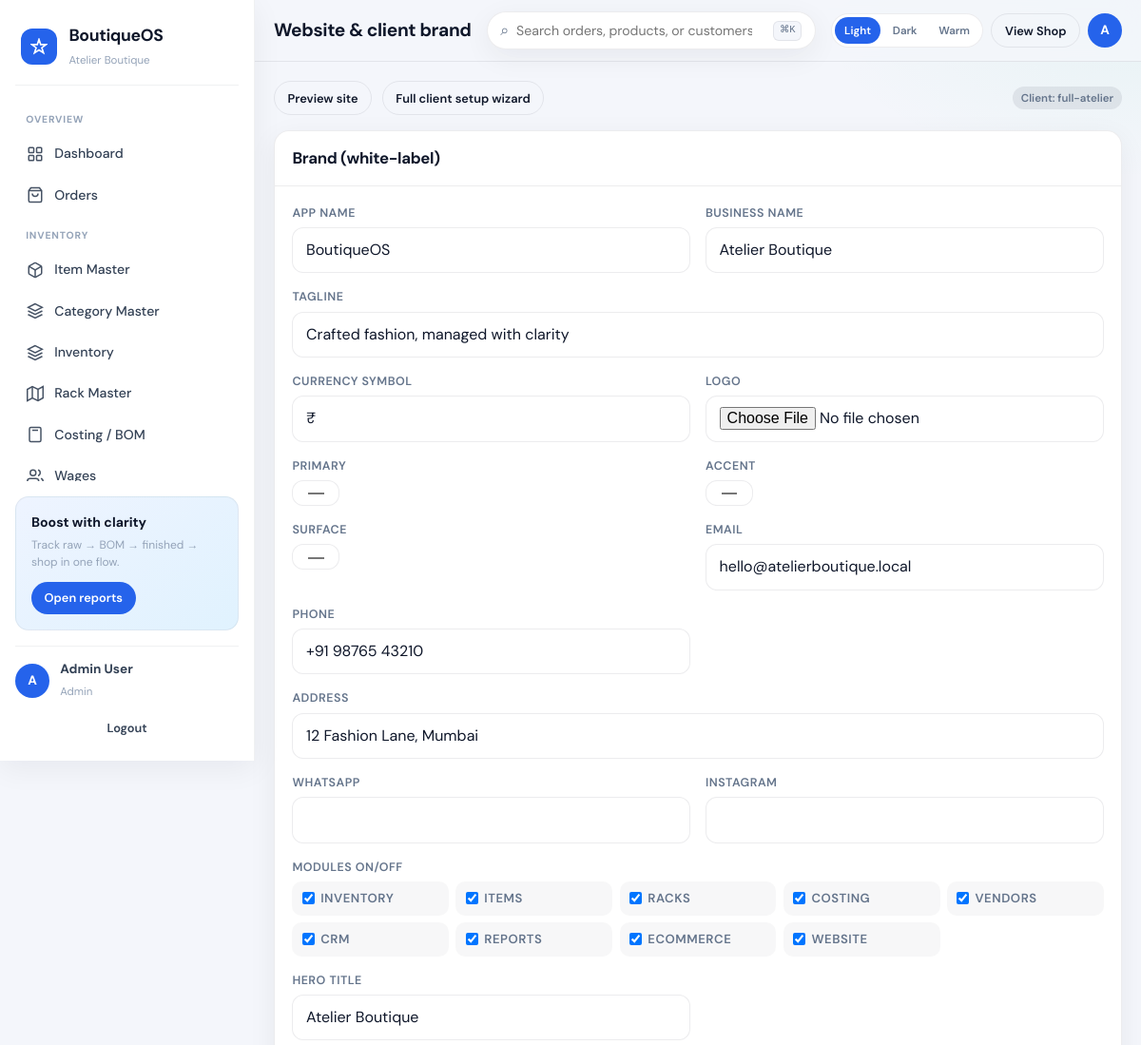
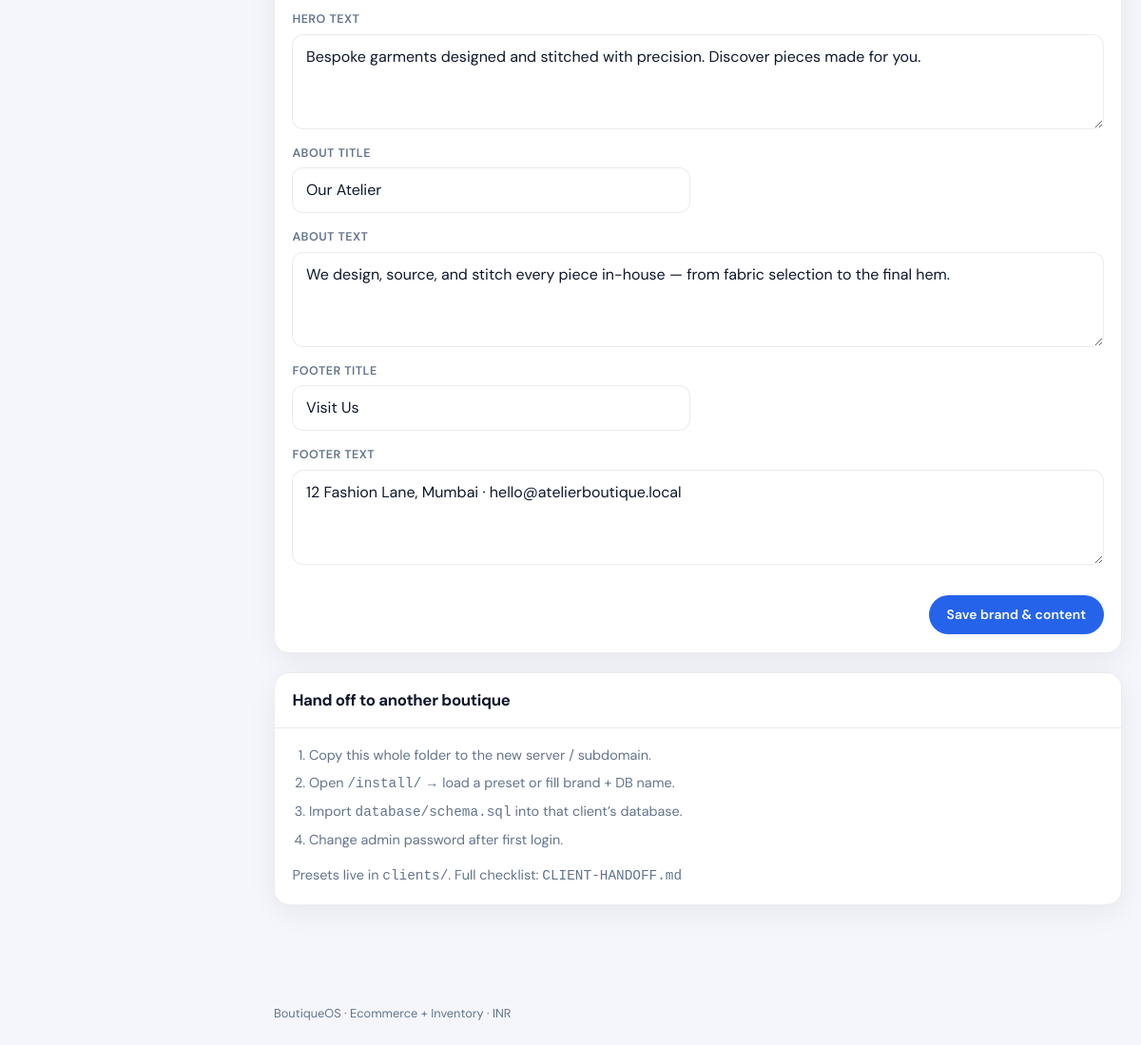
The app's page /admin/website.php (signed in) with its own data (2 pictures, top to bottom).
### tables this page shows
CREATE TABLE site_content (
  id INT UNSIGNED AUTO_INCREMENT PRIMARY KEY,
  section_key VARCHAR(80) NOT NULL UNIQUE,
  title VARCHAR(200) DEFAULT NULL,
  body TEXT,
  image VARCHAR(255) DEFAULT NULL,
  meta JSON DEFAULT NULL,
  updated_at TIMESTAMP DEFAULT CURRENT_TIMESTAMP ON UPDATE CURRENT_TIMESTAMP
);

### config/bootstrap.php (called while the page is built, shortened)
<?php
require_once ROOT_PATH . '/config/platform.php';
function app_base_url(): string {
    static $base = null;
    if ($base !== null) return $base;
    $script = $_SERVER['SCRIPT_NAME'] ?? '';
    $dir = str_replace('\\', '/', dirname($script));
    $dir = preg_replace('#/(admin|shop|api|modules|install|public|enroll|platform)(/.*)?$#', '', $dir) ?? $dir;
    $base = $dir;
    return $base;
}
function url(string $path = ''): string {
    $base = app_base_url();
    $path = ltrim($path, '/');
    return ($base === '' ? '' : $base) . '/' . $path;
}
function settings(): array {
    static $cfg = null;
    if ($cfg !== null) return $cfg;
    $file = ROOT_PATH . '/settings.json';
    $cfg = json_decode((string) file_get_contents($file), true) ?: [];
    return $cfg;
}
function module_enabled(string $key): bool {
    return !empty(settings()['modules'][$key]);
}
function e(?string $str): string {
    return htmlspecialchars((string) $str, ENT_QUOTES | ENT_SUBSTITUTE, 'UTF-8');
}

### config/platform.php (called while the page is built, shortened)
<?php
function platform_config(): array {
    static $cfg = null;
    if ($cfg !== null) return $cfg;
    $file = ROOT_PATH . '/platform.json';
    $cfg = is_file($file) ? (json_decode((string) file_get_contents($file), true) ?: []) : [];
    return $cfg;
}
function platform_host(): string {
    $host = strtolower((string) ($_SERVER['HTTP_HOST'] ?? 'localhost'));
    $host = preg_replace('/:\d+$/', '', $host) ?? $host;
    return $host;
}
function platform_base_domain(): string {
    $cfg = platform_config();
    return strtolower((string) ($cfg['base_domain'] ?? 'localhost'));
}
function resolve_tenant_slug(): ?string {
    $host = platform_host();
    $base = platform_base_domain();
    if ($host === $base || $host === 'www.' . $base || $host === '127.0.0.1') {
        return null;
    }
    return null;
}

### admin/website.php (the view, shortened to what this page needs)
<?php
require_once dirname(__DIR__) . '/config/bootstrap.php';
$pdo = db();
$sections = [];
foreach ($pdo->query('SELECT * FROM site_content')->fetchAll() as $row) {
    $sections[$row['section_key']] = $row;
}
$cfg = settings();
$mods = $cfg['modules'] ?? [];
require ROOT_PATH . '/includes/admin_header.php';
?>
<div class="toolbar">
  <a class="btn btn-outline btn-sm" href="<?= e(url(module_enabled('ecommerce') ? 'shop/' : 'public/')) ?>" target="_blank">Preview site</a>
  <a class="btn btn-outline btn-sm" href="<?= e(url('install/')) ?>">Full client setup wizard</a>
  <span class="badge badge-muted">Client: <?= e($cfg['client_id'] ?? '—') ?></span>
</div>
<form method="post" enctype="multipart/form-data" class="panel">
  <div class="panel-head"><h2>Brand (white-label)</h2></div>
  <div class="panel-body form-grid">
    <div class="field"><label>App name</label><input name="app_name" value="<?= e($cfg['app_name']) ?>"></div>
    <div class="field"><label>Business name</label><input name="business_name" value="<?= e($cfg['business_name']) ?>"></div>
    <div class="field full"><label>Tagline</label><input name="tagline" value="<?= e($cfg['tagline'] ?? '') ?>"></div>
    <div class="field"><label>Currency symbol</label><input name="currency_symbol" value="<?= e($cfg['currency_symbol'] ?? '₹') ?>"></div>
    <div class="field"><label>Logo</label><input type="file" name="logo" accept="image/*">
    </div>
    <div class="field"><label>Primary</label><input type="color" name="theme_primary" value="<?= e($cfg['theme']['primary']) ?>"></div>
    <div class="field"><label>Accent</label><input type="color" name="theme_accent" value="<?= e($cfg['theme']['accent']) ?>"></div>
    <div class="field"><label>Surface</label><input type="color" name="theme_surface" value="<?= e($cfg['theme']['surface']) ?>"></div>
    <div class="field"><label>Email</label><input name="email" value="<?= e($cfg['contact']['email'] ?? '') ?>"></div>
    <div class="field"><label>Phone</label><input name="phone" value="<?= e($cfg['contact']['phone'] ?? '') ?>"></div>
    <div class="field full"><label>Address</label><input name="address" value="<?= e($cfg['contact']['address'] ?? '') ?>"></div>
    <div class="field"><label>WhatsApp</label><input name="whatsapp" value="<?= e($cfg['contact']['whatsapp'] ?? '') ?>"></div>
    <div class="field"><label>Instagram</label><input name="instagram" value="<?= e($cfg['contact']['instagram'] ?? '') ?>"></div>
    <div class="field full"><label>Modules on/off</label>
      <div style="display:grid;grid-template-columns:repeat(auto-fill,minmax(140px,1fr));gap:.45rem">
        <?php foreach ($mods as $k => $on): ?>
          <label style="display:flex;gap:.4rem;align-items:center;padding:.5rem .65rem;background:rgba(11,18,32,.03);border-radius:10px;font-size:.82rem;font-weight:600">
            <input type="checkbox" name="mod_<?= e($k) ?>" <?= $on ? 'checked' : '' ?>> <?= e(ucfirst($k)) ?>
          </label>
        <?php endforeach; ?>
      </div>
    </div>
    <div class="field"><label>Hero title</label><input name="hero_title" value="<?= e($sections['hero']['title'] ?? '') ?>"></div>
    <div class="field full"><label>Hero text</label><textarea name="hero_body"><?= e($sections['hero']['body'] ?? '') ?></textarea></div>
    <div class="field"><label>About title</label><input name="about_title" value="<?= e($sections['about']['title'] ?? '') ?>"></div>
    <div class="field full"><label>About text</label><textarea name="about_body"><?= e($sections['about']['body'] ?? '') ?></textarea></div>
    <div class="field"><label>Footer title</label><input name="footer_title" value="<?= e($sections['footer']['title'] ?? '') ?>"></div>
    <div class="field full"><label>Footer text</label><textarea name="footer_body"><?= e($sections['footer']['body'] ?? '') ?></textarea></div>
    <div class="form-actions full">
      <button class="btn btn-primary" type="submit">Save brand & content</button>
    </div>
  </div>
</form>
<div class="panel" style="margin-top:1.25rem">
  <div class="panel-head"><h2>Hand off to another boutique</h2></div>
  <div class="panel-body" style="font-size:.9rem;color:var(--muted)">
    <ol style="margin-left:1.1rem;display:grid;gap:.45rem">
      <li>Copy this whole folder to the new server / subdomain.</li>
      <li>Open <code>/install/</code> → load a preset or fill brand + DB name.</li>
      <li>Import <code>database/schema.sql</code> into that client’s database.</li>
      <li>Change admin password after first login.</li>
    </ol>
    <p style="margin-top:1rem">Presets live in <code>clients/</code>. Full checklist: <code>CLIENT-HANDOFF.md</code></p>
  </div>
</div>
<?php require ROOT_PATH . '/includes/admin_footer.php'; ?>

### assets/css/app.css (style rules this page uses)
*,*::before,*::after { box-sizing:border-box;margin:0;padding:0 }
html { -webkit-text-size-adjust:100%;scroll-behavior:smooth }
body { font-family:"DM Sans",system-ui,sans-serif;color:var(--ink);background:var(--surface);line-height:1.5;min-height:100dvh }
a { color:inherit;text-decoration:none }
button,input,select,textarea { font:inherit }
h1,h2,h3,.display { font-family:"DM Sans",system-ui,sans-serif;font-weight:700;letter-spacing:-.02em }
:root,html[data-theme=light] { --primary:#2563EB;--accent:#2563EB;--accent-2:#10B981;--warn:#F59E0B;--danger:#EF4444; --surface:#F4F6FB;--panel:#FFFFFF;--ink:#0F172A;--muted:#64748B; --line:rgba(15,23,42,.08);--shadow:0 8px 30px rgba(15,23,42,.06); --sidebar-bg:#FFFFFF;--sidebar-ink:#334155;--sidebar-muted:#94A3B8; --sidebar-active-bg:#EEF4FF;--sidebar-active:#2563EB;--sidebar-border:rgba(15,23,42,.06); --topbar-bg:rgba(244,246,251,.86);--input-bg:#fff;--stripe:rgba(37,99,235,.12); --radius:16px;--sidebar:268px;--safe-b:env(safe-area-inset-bottom,0px); --promo-bg:linear-gradient(145deg,#EEF4FF,#E0F2FE);--chart-bar:#2563EB;--chart-bar-alt:#10B981;--chart-bar-muted:#CBD5E1; }
.app-body { background: radial-gradient(900px 420px at 0% -10%,var(--stripe),transparent 55%), radial-gradient(700px 380px at 100% 0%,rgba(16,185,129,.06),transparent 50%), var(--surface) }
.btn { display:inline-flex;align-items:center;justify-content:center;gap:.4rem;border:0;border-radius:999px;padding:.65rem 1.15rem;font-weight:600;font-size:.875rem;cursor:pointer;transition:.15s ease;white-space:nowrap }
.btn-sm { padding:.45rem .85rem;font-size:.8rem }
.btn-primary { background:var(--primary);color:#fff }
.btn-outline { background:transparent;border:1px solid var(--line);color:var(--ink) }
.panel { background:var(--panel);border:1px solid var(--line);border-radius:var(--radius);overflow:hidden;box-shadow:var(--shadow) }
.panel-head { padding:1rem 1.15rem;border-bottom:1px solid var(--line);display:flex;align-items:center;justify-content:space-between;gap:1rem;flex-wrap:wrap }
.panel-head h2 { font-size:1.05rem }
.panel-body { padding:1.15rem }
.toolbar { display:flex;gap:.65rem;flex-wrap:wrap;align-items:center;margin-bottom:1rem }
.badge { display:inline-flex;align-items:center;padding:.2rem .55rem;border-radius:999px;font-size:.72rem;font-weight:600 }
.badge-muted { background:var(--line);color:var(--muted) }
.form-grid { display:grid;grid-template-columns:repeat(2,1fr);gap:1rem }
.form-grid .full { grid-column:1/-1 }
.field { display:flex;flex-direction:column;gap:.35rem }
.field label { font-size:.78rem;font-weight:600;color:var(--muted);text-transform:uppercase;letter-spacing:.04em }
.field input,.field select,.field textarea,.filter-input { border:1px solid var(--line);border-radius:12px;padding:.7rem .85rem;background:var(--input-bg);color:var(--ink);outline:none;transition:.15s }
.field textarea { min-height:100px;resize:vertical }
.form-actions { display:flex;gap:.65rem;justify-content:flex-end;margin-top:1rem;flex-wrap:wrap }
.stat-card,.panel { animation:fadeIn .35s ease both }

### records on screen
site_content: hero_title "Atelier Boutique", hero_body "Bespoke garments designed and stitched with precision. Discover pieces made for you."
site_content: about_title "Our Atelier", about_body "We design, source, and stitch every piece in-house — from fabric selection to the final hem."
site_content: footer_title "Visit Us", footer_body "12 Fashion Lane, Mumbai · hello@atelierboutique.local"

### other values on screen
$cfg['app_name'] "BoutiqueOS"
$cfg['business_name'] "Atelier Boutique"
$groups[$g] "OVERVIEW"
$item['label'] "Dashboard"
$item['label'] "Orders"
$groups[$g] "INVENTORY"
$item['label'] "Item Master"
$item['label'] "Category Master"
$item['label'] "Inventory"
$item['label'] "Rack Master"
$item['label'] "Costing / BOM"
$item['label'] "Wages"
mb_substr($user['name'] ?? 'U', 0, 1) "A"
$user['name'] "Admin User"
$user['role'] "Admin"
